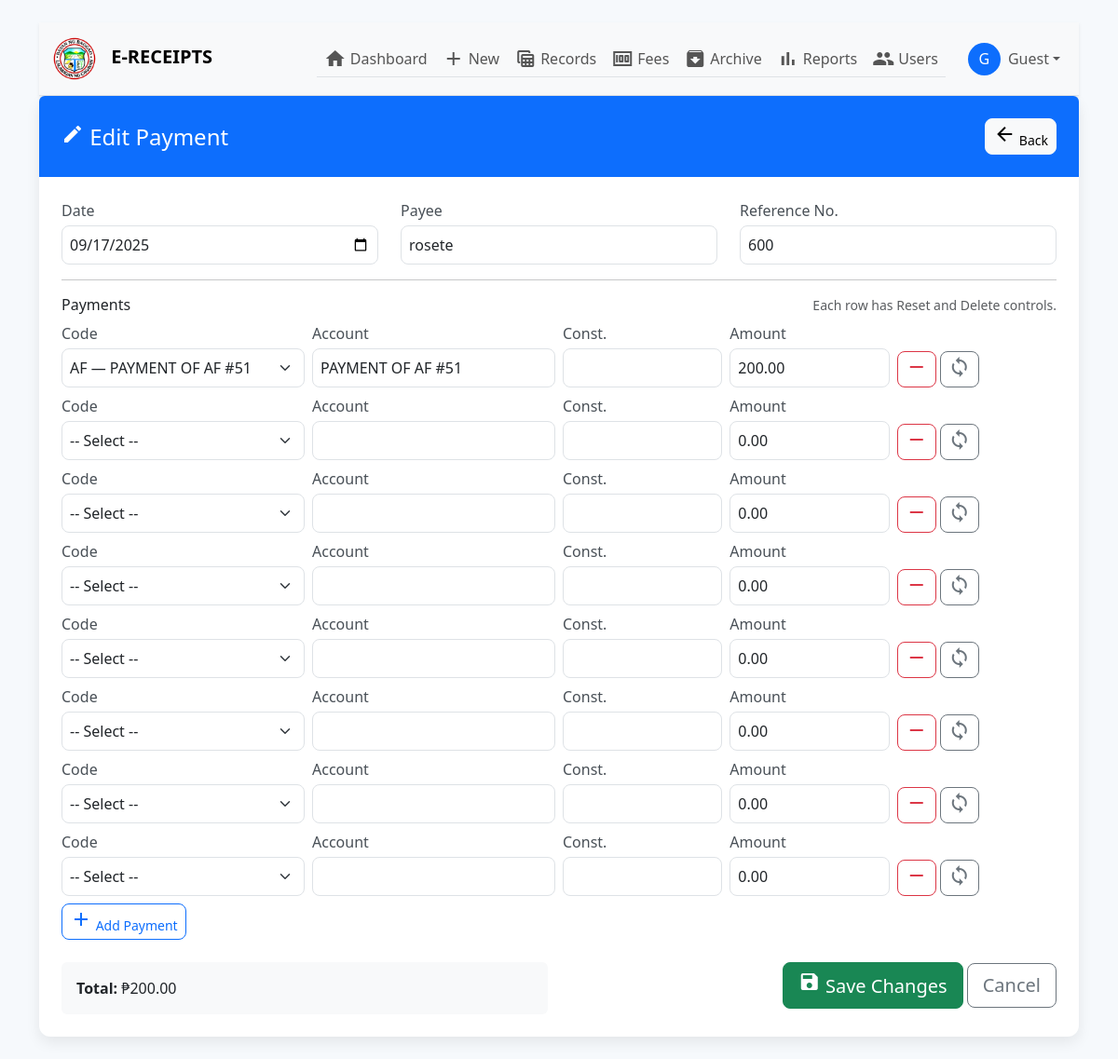
The page /edit.php?id=1 on the database its author committed.
### tables this page shows
CREATE TABLE `payments` (
  `id` int(11) NOT NULL,
  `date` date DEFAULT NULL,
  `payee` varchar(255) DEFAULT NULL,
  `reference_no` int(11) DEFAULT NULL,
  `code1` varchar(50) DEFAULT NULL,
  `account_name1` varchar(255) DEFAULT NULL,
  `amount1` decimal(10,2) DEFAULT NULL,
  `code2` varchar(50) DEFAULT NULL,
  `account_name2` varchar(255) DEFAULT NULL,
  `amount2` decimal(10,2) DEFAULT NULL,
  `code3` varchar(50) DEFAULT NULL,
  `account_name3` varchar(255) DEFAULT NULL,
  `amount3` decimal(10,2) DEFAULT NULL,
  `code4` varchar(50) DEFAULT NULL,
  `account_name4` varchar(255) DEFAULT NULL,
  `amount4` decimal(10,2) DEFAULT NULL,
  `code5` varchar(50) DEFAULT NULL,
  `account_name5` varchar(255) DEFAULT NULL,
  `amount5` decimal(10,2) DEFAULT NULL,
  `code6` varchar(50) DEFAULT NULL,
  `account_name6` varchar(255) DEFAULT NULL,
  `amount6` decimal(10,2) DEFAULT NULL,
  `code7` varchar(50) DEFAULT NULL,
  `account_name7` varchar(255) DEFAULT NULL,
  `amount7` decimal(10,2) DEFAULT NULL,
  `code8` varchar(50) DEFAULT NULL,
  `account_name8` varchar(255) DEFAULT NULL,
  `amount8` decimal(10,2) DEFAULT NULL,
  `total` decimal(10,2) DEFAULT NULL,
  `cash_received` decimal(12,2) DEFAULT 0.00,
  `change_amount` decimal(12,2) DEFAULT 0.00,
  `archived` tinyint(1) DEFAULT 0,
  `archive_reason` text DEFAULT NULL,
  `archived_date` datetime DEFAULT NULL
);

### edit.php (the view, shortened to what this page needs)
<?php
include 'config.php';
include 'fees.php';
$id = intval($_GET['id'] ?? 0);
$result = $conn->query("SELECT * FROM payments WHERE id=$id");
$row = $result->fetch_assoc();
?>
<!DOCTYPE html>
<html lang="en">
<head>
  <link href="https://cdn.jsdelivr.net/npm/bootstrap@5.3.2/dist/css/bootstrap.min.css" rel="stylesheet">
</head>
<body>
<div class="container py-4">
  <?php include 'navbar.php'; ?>
  <div class="card">
    <div class="p-4 bg-primary text-white rounded-top">
      <div class="d-flex justify-content-between align-items-center">
        <h4 class="mb-0"><span class="material-icons">edit</span> Edit Payment</h4>
        <a href="records.php" class="btn btn-light btn-sm">
          <span class="material-icons">arrow_back</span> Back
        </a>
      </div>
    </div>
    <div class="card-body p-4">
      <form method="post" action="update.php">
        <div class="row mb-3">
          <div class="col-md-4">
            <label class="form-label">Date</label>
            <input type="date" name="date" value="<?= $row['date'] ?>" class="form-control" required>
          </div>
          <div class="col-md-4">
            <label class="form-label">Payee</label>
            <input type="text" name="payee" value="<?= htmlspecialchars($row['payee']) ?>" class="form-control" required>
          </div>
          <div class="col-md-4">
            <label class="form-label">Reference No.</label>
            <input type="text" name="refno" value="<?= htmlspecialchars($row['reference_no']) ?>" class="form-control" required>
          </div>
        </div>
        <hr>
        <div class="d-flex justify-content-between align-items-center mb-2">
          <h6 class="mb-0">Payments</h6>
          <div class="small text-muted">Each row has Reset and Delete controls.</div>
        </div>
        <div id="paymentRows">
        <?php
        for ($i=1; $i<=8; $i++):
          $code  = trim($row["code$i"] ?? '');
          $acct  = trim($row["account_name$i"] ?? '');
          $const = trim($row["const$i"] ?? '');
          $amt   = trim($row["amount$i"] ?? '');
          if($code !== '' || $acct !== '' || $const !== '' || $amt !== ''):
        ?>
          <div class="row g-2 align-items-end mb-2 payment-row">
            <div class="col-md-3">
              <label class="form-label">Code</label>
              <select name="code[]" class="form-select code-select">
                <option value="">-- Select --</option>
                <?php foreach ($fees as $fcode => $fee): ?>
                  <option value="<?= $fcode ?>"
                    data-name="<?= htmlspecialchars($fee['name']) ?>"
                    data-const="<?= htmlspecialchars($fee['const']) ?>"
                    data-amount="<?= htmlspecialchars($fee['value']) ?>"
                    <?= ($code==$fcode?'selected':'') ?>>
                    <?= $fcode ?> — <?= $fee['name'] ?>
                  </option>
                <?php endforeach; ?>
              </select>
            </div>
            <div class="col-md-3">
              <label class="form-label">Account</label>
              <input type="text" name="acctname[]" value="<?= htmlspecialchars($acct) ?>" class="form-control acctname">
            </div>
            <div class="col-md-2">
              <label class="form-label">Const.</label>
              <input type="text" name="constval[]" value="<?= htmlspecialchars($const) ?>" class="form-control constval">
            </div>
            <div class="col-md-2">
              <label class="form-label">Amount</label>
              <input type="number" step="0.01" name="amount[]" value="<?= htmlspecialchars($amt) ?>" class="form-control amount">
            </div>
            <div class="col-md-2 d-flex gap-1">
              <button type="button" class="btn btn-outline-danger btn-sm remove-row"><span class="material-icons">remove</span></button>
              <button type="button" class="btn btn-outline-secondary btn-sm reset-row"><span class="material-icons">sync</span></button>
            </div>
          </div>
        <?php
          endif;
        endfor;
        ?>
        </div>
        <div class="mb-3">
          <button type="button" id="addRow" class="btn btn-outline-primary btn-sm">
            <span class="material-icons">add</span> Add Payment
          </button>
        </div>
        <div class="row mt-4">
          <div class="col-md-6">
            <div class="p-3 bg-light rounded">
              <strong>Total:</strong> ₱<span id="totalAmount"><?= number_format($row['total'],2) ?></span>
            </div>
          </div>
          <div class="col-md-6 text-end">
            <button type="submit" class="btn btn-success btn-lg">
              <span class="material-icons">save</span> Save Changes
            </button>
            <a href="records.php" class="btn btn-outline-secondary btn-lg">Cancel</a>
          </div>
        </div>
      </form>
    </div>
  </div>
</div>
</body>
</html>

### edit.php (style rules this page uses)
body { background: #f6f9fc; }
.card { border-radius: 12px; box-shadow: 0 6px 15px rgba(0,0,0,0.08); border: none; }
.form-control, .form-select { border-radius: 8px; padding: 8px; }
.form-label { font-weight: 500; color: #495057; margin-bottom: 4px; }
.btn { border-radius: 8px; font-weight: 500; }

### rows shown on the page
payments: date "09/17/2025", payee "rosete", refno "600", account_name1 "PAYMENT OF AF #51", amount1 "200.00", amount2 "0.00", amount3 "0.00", amount4 "0.00", amount5 "0.00", amount6 "0.00", amount7 "0.00", amount8 "0.00", total "200.00"

### other values the page prints
substr($user_first,0,1) "G"
$user_first . ' ' . $user_last "Guest"
form field value "AF — PAYMENT OF AF #51"
